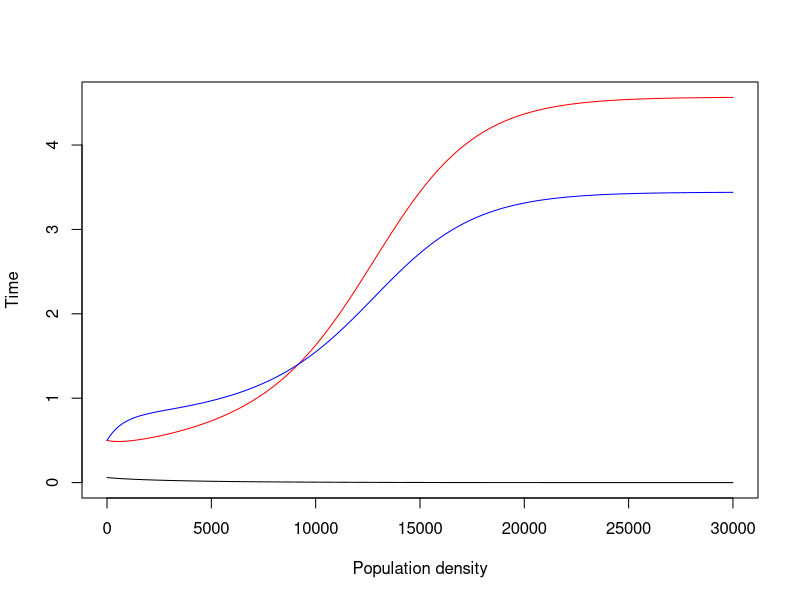

The R script that drew this image:
#=============================================================================
# R code to implement and explore an ODE for resource-consumer dynamics 
# between algae and photosynthetic diazotrophs. The model assumes that two
# Nitrogen pools are present: 1 in the water column that only algae consume, 
# and 1 that is internal to nitrogen-fixing diazotrophs. This second source
# can become available to algae when diazotrophs die. 
# 
# Eventually the demographic rates will become temperature dependent. 
#=============================================================================
# load libraries
#=============================================================================
library(tidyverse)
library(deSolve)


#=============================================================================
# Define the population dynamics through the following function
# This model includes one consumers: Pn and Pf 
# 	Pn is a consumer of Nitrogen and light. 
#	Pf is a consumer of Nitrogen and light, but also fixes N. 
# This model includes one resource: R 
# 	R can be added at a constant rate. 
#	R is produced by the mortality of both Pn and Pf
#
# The growth rates of both species are determined by light intensity. 
# Light intensity is a function of depth, and decreases as densities of both
# species increase. The extra set of equations in the model definition 
# calculate a new average growth rate each time step based on these factors.  
#=============================================================================

agawin_mod = function(times,sp,parms){
	with( as.list(c(parms, sp )),
		{	
			##### Determine species-specific average growth rates as a function
			##### of resource availibility and light intensity (eqs. 7, 9-10)
			Iout = Iin *(exp( zM*(-Kbg - kN*Pn - kF*Pf) ) ) #eq 7 at zM
		
			#Average growth rate of Pn
			gn_ave = gmn * (R/(Mn+R))*( ( log(Hn+Iin) - log(Hn+Iout) ) / 
			(log(Iin)-log(Iout)) )

			#Average growth rate of Pf
			gf_ave = (gmfn2 *Mf + gmfn03*R)/(Mf+R)*( ( log(Hf+Iin) - log(Hf+Iout) ) / 
			(log(Iin)-log(Iout)) )

			##### Consumer dynamics 
			#Algae (Eq 1) : 
			dPn = Pn * ( gn_ave - mn) 
			#N fixer (Eq 2): 
			dPf = Pf * ( gf_ave - mf )			 
			
			####Resource (N) (Eq 3): 
			dR = D*(Rin - R) - Qn*gn_ave*Pn - Pf*gf_ave*Qf + ef* Pf*gf_ave*Qf

	  	list( c(dPn,dPf,dR) )
		})	

}  


#=============================================================================
# Set values of the population parameters
#=============================================================================
###From table 3
###Non-fixer (there are two of these, chlorella for now)
mn = 0.014 #mortality

#These terms are all for the growth rate gn_ave. 
gmn = 0.060 #Max gr
Mn = 0.308 #Half saturation constants 
Hn = 80

###Fixer
mf =0.014 #mortality

#These terms are all for the growth rates gfno3 and gfn2. There are two sets of
#these for high and low light: 
#Use the high light treatment for now.
gmfn03 = .084
gmfn2 =  0.025
#Half saturation constants 
#All of Hs and Ms are set to be equal by the authors. 
Hf = 70
Mf = 1
# Hfn2 = 70
# Hfno3 = 70
# Mfn2 = 1
# Mfno3 = 1 

###Resource
Qn = 0.079#cell quota of N
Qf = 0.092#cell quota of N

D = 0.014 #dilution rate in experiment. 
Iin = 40 #Light in, HL
Rin = 0.5 #These are the treatment levels of N input. 0, 0.1, 0.5, 8. 

###Parametes for light intensity calculation (eqs 7-10)
#Growth rate is spatially (i.e. depth) dependent. The average growth rates (eqs 4 - 6) for 
#each species are light dependent. Light intensity is dependent on population 
#densities, depth, and some physical parameters as described by equation 7.
# 
#The integral in eq. 8 could be implemented directly in this code. However, 
#the authors show that this integral can be solved analytically which leads to 
#equations 9-10. These equations only require the endpoints of light intensity: 
#i.e., the light at depth 0, and at the mixing depth z_M, at the bottom of the 
#container.
Kbg = 11 #4.75 #Background turbidity. In a few cases this is 11
zM = 0.05 #mixing depth
kF = 5.68 #light attenutation constants. 
kN = 4.86 #This is determined by eq 13 for Synechococcus
ef = 8 #

#Put these parameters all together in a list to pass to deSolve with the model
#definition. 
parms = list(
			mn = mn, gmn = gmn, Mn = Mn, Hn = Hn, 
			mf = mf, gmfn03 = gmfn03, gmfn2 = gmfn2, Hf = Hf, Mf = Mf,  
			Qn = Qn, Qf = Qf, D= D, Iin = Iin, Rin = Rin, Kbg = Kbg, zM = zM, kF = kF,
			kN = kN, ef=ef
		 )

#=============================================================================
# Run the model with initial conditions 
#=============================================================================
tend = 3000
delta1 = 0.1
times  = seq(from = 0, to = tend, by = delta1)
tl = length(times)
#Use ICs to help set the scenario. E.g., when Pn or Pf =0, 
#this is a monoculture experiment. Otherwise, use ICs from those reported in 
#Table 1
minit =  c(Pn = 0.06,Pf = 0.5, R = Rin)

#Run the model
agawin_out = ode(y=minit, times=times, func=agawin_mod, parms=parms)

#=============================================================================
# Plot
#=============================================================================
#Black is Pn (Cyanothece) 
#Red is Pf (Chlorella)
#Blue is R (N)

plot( agawin_out [,2], t="l", ylab = "Time", xlab = "Population density", 
	ylim = c(0, max(agawin_out[,2:4]) ) )
cuse = c("black","black","red","blue","green")
for ( n in 3:4) {
	lines (agawin_out[,n], col = cuse[n] )
}
